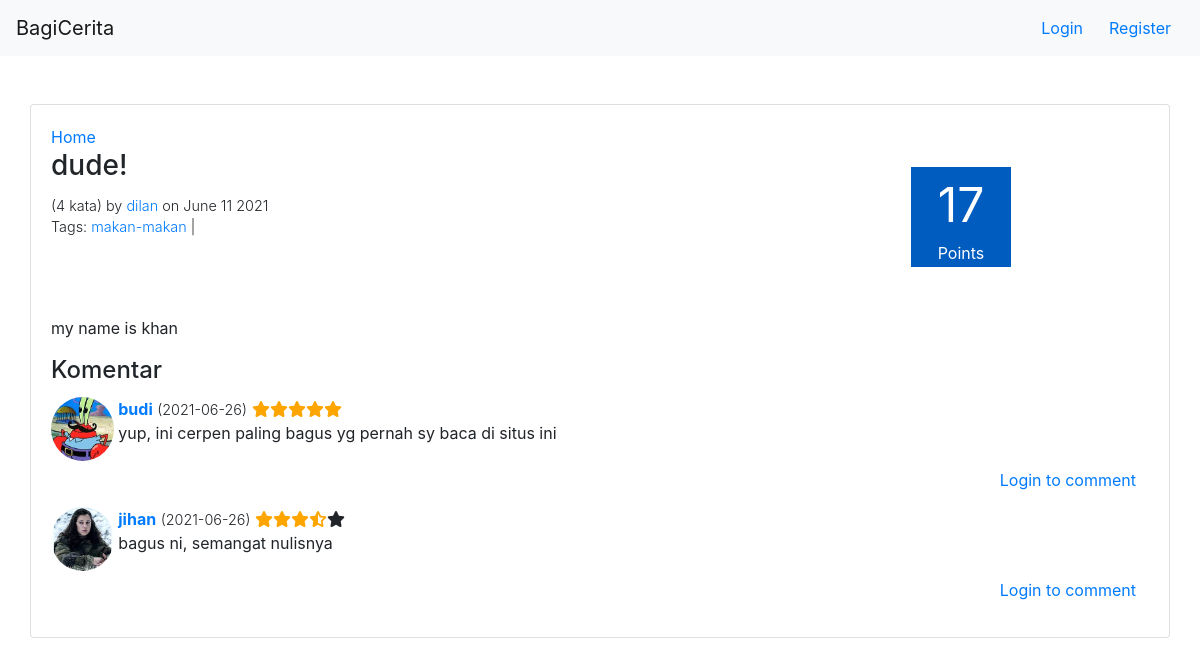
/stories/45, run on the app's committed database.
### story/models.py (models this page shows, shortened)
class Story(models.Model):
    title = models.CharField(max_length=120,blank=True)
    date_posted = models.DateTimeField(null=True, blank=True)
    content = RichTextField(blank=True,null=True)
    user = models.ForeignKey(User, on_delete=models.CASCADE,default=None)
    words_count = models.IntegerField(default=0)
    class Meta:
        ordering = ["-date_posted"]

class Tag(models.Model):
    name = models.CharField(max_length=120,blank=True)
    stories = models.ManyToManyField(Story)

class Comment(models.Model):
    content = models.TextField(blank=True,null=True)
    user = models.ForeignKey(User, on_delete=models.CASCADE,default=None)
    story = models.ForeignKey(Story, on_delete=models.CASCADE,default=None)
    replied_comment_id = models.IntegerField(default=0)
    rating = models.IntegerField(default=1)
    read_status = models.BooleanField(default=False)
    date_posted = models.DateTimeField(null=True, blank=True)
    class Meta:
        ordering = ["-date_posted"]

### user/models.py (models this page shows, shortened)
class Profile(models.Model):
    user = models.OneToOneField(User, on_delete=models.CASCADE)
    nama_lengkap = models.CharField(max_length=30, blank=True)
    tanggal_lahir = models.DateField(null=True, blank=True)
    kota = models.CharField(max_length=30, blank=True)
    tentang_saya = models.TextField(blank=True)
    profile_picture = models.ImageField(upload_to='profile_picture',blank=True)
    points = models.IntegerField(default=20)
    Laki = 'L'
    Perempuan = 'P'
    GENDER_CHOICES = [
        (Laki, 'Laki-laki'),
        (Perempuan, 'Perempuan'),
    ]
    gender = models.CharField(max_length=30,blank=True, choices=GENDER_CHOICES)

### story/views.py (the view, shortened to what this page needs)
# urls.py: path('<int:story_id>',story_view,name="story"),
def story_view(request,story_id):
    story = Story.objects.get(id=story_id)
    context={
        "id":story_id,
        "story":get_story(story),
        "comments":get_comments(story_id),
        "have_commented":"False"
    }
    for comment in context['comments']:
        if(comment.user.id == request.user.id):
            context['have_commented']="True"
    return render(request,"story/story.html",context)

### bagicerita/context_processor.py (called while the page is built)
def get_auth_form(request):
    registerForm = UserCreationForm()
    return{
        'register_form':registerForm
    }

def check_if_logged_in(request):
    if request.user.is_authenticated:
        return{
            'logged_in':True,
            'username':request.user.username
        }
    else:
        return {
            'logged_in':False
        }

### bagicerita/helpers.py (called while the page is built)
def get_story(story):
    story.tags = story.tag_set.all()
    story.date_posted = story.date_posted.strftime("%B %d %Y")
    story = calculate_story_rating(story)
    return story

def get_comments(story_id):
    story_comments = Story.objects.get(id=story_id).comment_set.filter(replied_comment_id=0)
    return iterate_through_comments_and_get_replies(story_comments)

def get_replies(comment_id):
    comment_replies = Comment.objects.filter(replied_comment_id=comment_id)
    return iterate_through_comments_and_get_replies(comment_replies)

def iterate_through_comments_and_get_replies(comments):
    for comment in comments:
        comment.replies = get_replies(comment.id)
    return comments

def calculate_story_rating(story):
    comments = story.comment_set.filter(replied_comment_id=0)
    story_rating=0
    for comment in comments:
        story_rating+=comment.rating
    story.rating = story_rating
    return story

### story/templatetags/story_tags.py (called while the page is built)
@register.filter(name="render_rating")
def render_rating(rating):
    rating_html = ""
    rating_counter=0
    for x in range(5):
        if(rating_counter>=rating):
           rating_html+="<span class='fa fa-star'></span>"
        elif(rating_counter+2>rating):
            rating_html+="<span class='fas fa-star-half-alt checked'></span>"
            rating_counter+=1
        else:
            rating_html+="<span class='fa fa-star checked'></span>"
            rating_counter+=2
    return mark_safe(rating_html)

@register.inclusion_tag('story/comment.html')
def comment_tag(comment,request):
    return {'comment' : comment,'request':request}

### templates/story/story.html (shortened to what this page needs)
{% extends 'base.html' %}
{% load story_tags %}
{% block content %}
    {% include 'navbar.html' %}
    <div class="container">
        <div class="row mt-5">
            <div class="card" style="width: 100%">
                <div class="card-body">
                    <a href="/stories">Home</a>
                    <div class="story">
                        <div class="story-info-container">
                            <div class="story-info mb-5">
                                <h3 class="card-title">{{story.title}}</h3>
                                <span class="text-story-info font-weight-light">({{story.words_count}} kata) by <a href="/user/{{story.user.username}}/profile">{{story.user.username}}</a> on {{story.date_posted}}</span>
                                <span class="text-story-info tags font-weight-light">Tags:
                                    {% for tag in  story.tags%}
                                        <a href="/stories?tag={{tag.name}}">{{tag.name}}</a> |
                                    {% endfor %}
                                </span>
                            </div>
                            <div class="score-box story-page mr-2">
                                <div class="points-number text-center mb-0">{{story.rating}}</div>
                                <div class="points-text text-center">Points</div>
                            </div>
                        </div>
                        <div class="story-content">
                            {{story.content | safe}}
                        </div>
                    </div>
                    <div class="comments">
                        <h4 class="card-title">Komentar</h4>
                        {% for comment in comments %}
                            {% comment_tag comment request%}
                        {% endfor %}
                    </div>
                </div>
            </div>
        </div>
    </div>
{% endblock %}

### templates/story/comment.html (shortened to what this page needs)
{% load story_tags %}
<div style="display:flex">
    <div {% if comment.user.profile.profile_picture %} style="background-image: url('/media/{{ comment.user.profile.profile_picture }}')" {% endif %} class="profile-img img-comment mr-1"></div>
    <div class="comment mb-2">
        <h6 class="user font-weight-bold"><a href="/user/{{comment.user.username}}/profile">{{comment.user.username}}</a></h6>
        <span class="date font-weight-light">({{comment.date_posted |date:'Y-m-d'}})</span>
        {% if comment.replied_comment_id == 0 %}
            <span class="rating">
                {{ comment.rating | render_rating }}
            </span>
        {% endif %}
        <p class="content">{{comment.content}}</p>
        <div class="login-to-comment">
            {% if request.user.is_authenticated %}
                <button onclick="showReplyBox(this)" type="button" data-target="reply-box-{{comment.id}}" class="btn btn-link">Reply</button>
                <form method="POST" class="reply-box" id="reply-box-{{comment.id}}">
                    {% csrf_token %}
                    <div class="form-group no-gutters">
                        <textarea required class="form-control" name="content" id="exampleFormControlTextarea1" rows="3"></textarea>
                    </div>
                    <div class="container-button-submit">
                        <button type="submit" class="btn btn-primary">Submit</button>
                    </div>
                    <input type="hidden" name="replied_comment_id" value="{{comment.id}}">
                </form>
            {%else %}
                <button type="button" data-bs-toggle="modal" data-bs-target="#loginModal" class="btn btn-link">Login to comment</button>
            {% endif %}
        </div>
    </div>
</div>

### static/style.css (style rules this page uses)
.score-box { background-color: #0b6623; background-color: #005CBF; color: white; height: 80px; width: 80px; display: flex; justify-content: center; align-items: center; flex-direction: column; }
.score-box.story-page { height: 100px; width: 100px; }
.points-number { font-size: 2em; }
.points-text { font-size: 0.7em; }
.score-box.story-page .points-number { font-size: 3em; }
.score-box.story-page .points-text { font-size: 1em; }
.story-info-container { display: flex; justify-content: space-between; padding-right: 130px; align-items: center; margin-bottom: 30px; }
.text-story-info { display: block; font-size: 0.9em; }
.comment { width: 95%; }
.comment .user { display: inline; }
.comment .login-to-comment { text-align: right; }
.comment .date { font-size: 0.9em; }
.checked { color: orange; }
.profile-img { background-position: center; background-size: cover; background-image: url('http://localhost:8000/static/user/man.svg'); width: 128px; height: 128px; border-radius: 50%; }
.profile-img.img-comment { width: 64px; height: 64px; }

### data on the page
Story: title "dude!", words_count "4", user.username "dilan", date_posted "June 11 2021", rating "17", content "my name is khan"
Tag: name "makan-makan"
Comment: user.profile_picture (picture), user.username "budi", date_posted "2021-06-26", rating 10 (drawn), content "yup, ini cerpen paling bagus yg pernah sy baca di situs ini"
Comment: user.profile_picture (picture), user.username "jihan", date_posted "2021-06-26", rating 7 (drawn), content "bagus ni, semangat nulisnya"
